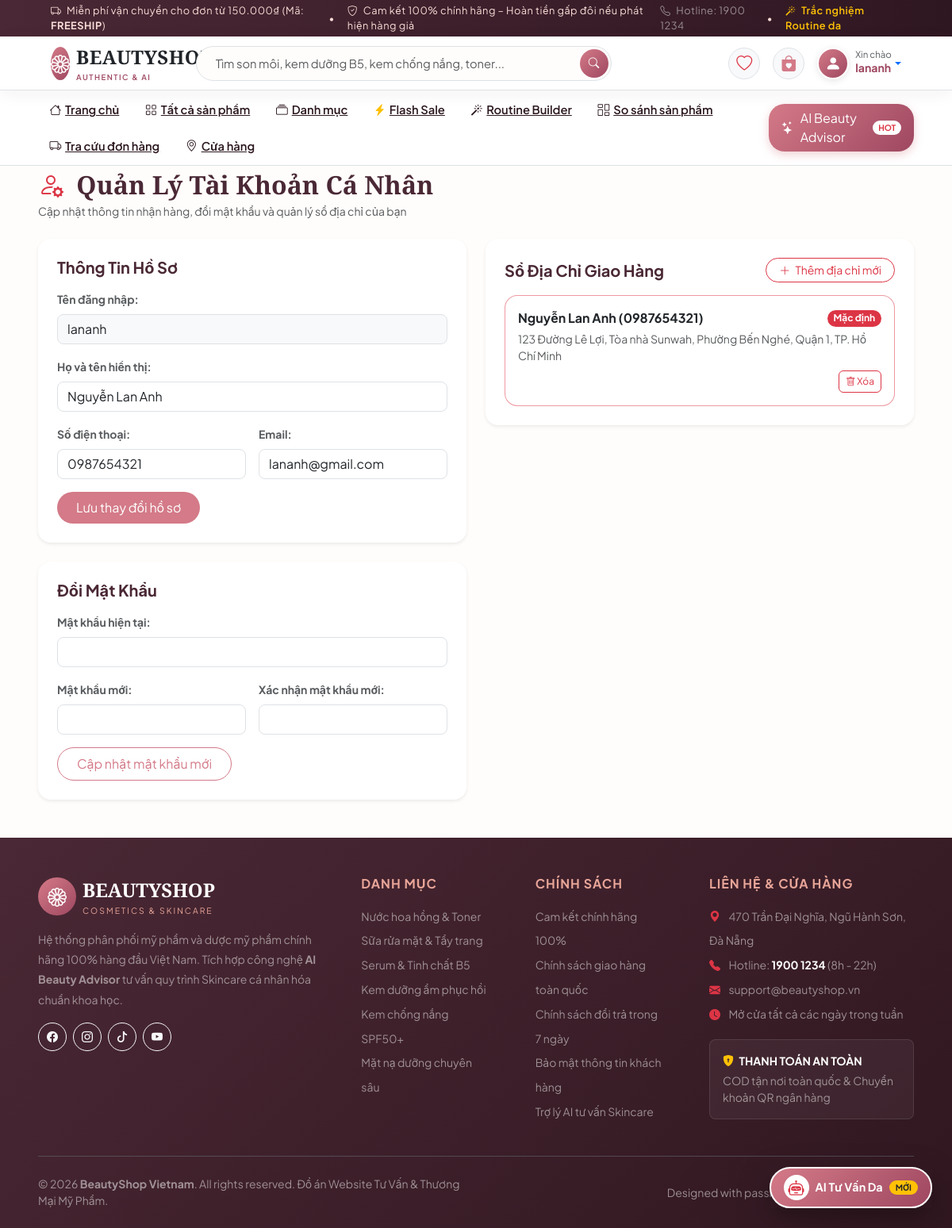
The app's page /php/profile.php (signed in) with its own data.
### tables this page shows
CREATE TABLE IF NOT EXISTS `users` (
    `id` INT AUTO_INCREMENT PRIMARY KEY,
    `username` VARCHAR(50) NOT NULL UNIQUE,
    `email` VARCHAR(100) NULL,
    `phone` VARCHAR(20) NOT NULL,
    `password` VARCHAR(255) NOT NULL,
    `full_name` VARCHAR(100) NULL,
    `avatar` VARCHAR(255) DEFAULT 'default-avatar.png',
    `role` ENUM('customer', 'admin') NOT NULL DEFAULT 'customer',
    `status` ENUM('active', 'banned') NOT NULL DEFAULT 'active',
    `created_at` DATETIME NOT NULL DEFAULT CURRENT_TIMESTAMP,
    `updated_at` DATETIME NOT NULL DEFAULT CURRENT_TIMESTAMP ON UPDATE CURRENT_TIMESTAMP,
    INDEX `idx_users_role` (`role`),
    INDEX `idx_users_phone` (`phone`)
);

CREATE TABLE IF NOT EXISTS `addresses` (
    `id` INT AUTO_INCREMENT PRIMARY KEY,
    `user_id` INT NOT NULL,
    `receiver_name` VARCHAR(100) NOT NULL,
    `receiver_phone` VARCHAR(20) NOT NULL,
    `province` VARCHAR(100) NOT NULL,
    `district` VARCHAR(100) NOT NULL,
    `ward` VARCHAR(100) NOT NULL,
    `street_address` VARCHAR(255) NOT NULL,
    `is_default` TINYINT(1) NOT NULL DEFAULT 0,
    `created_at` DATETIME NOT NULL DEFAULT CURRENT_TIMESTAMP,
    CONSTRAINT `fk_addresses_user` FOREIGN KEY (`user_id`) REFERENCES `users` (`id`) ON DELETE CASCADE
);

### php/profile.php (the view, shortened to what this page needs)
<?php
require_once __DIR__ . '/config.php';
$user_id = $_SESSION['user_id'];
$user = $pdo->prepare("SELECT * FROM users WHERE id = ?");
$user->execute([$user_id]);
$u = $user->fetch(PDO::FETCH_ASSOC);
$addresses = $pdo->prepare("SELECT * FROM addresses WHERE user_id = ? ORDER BY is_default DESC, id DESC");
$addresses->execute([$user_id]);
$user_addresses = $addresses->fetchAll(PDO::FETCH_ASSOC);
include 'header.php';
?>
<div style="height: 125px;"></div>
<div class="py-2 bg-light border-bottom">
  <div class="container-fluid px-lg-5">
    <nav aria-label="breadcrumb">
      <ol class="breadcrumb mb-0 small">
        <li class="breadcrumb-item"><a href="index.php" class="text-decoration-none text-muted">Trang chủ</a></li>
        <li class="breadcrumb-item active" style="color: #9e4760;">Thông tin tài khoản & Địa chỉ</li>
      </ol>
    </nav>
  </div>
</div>
<div class="py-5" style="background: #fffdfb; min-height: 80vh;">
  <div class="container-fluid px-lg-5">
    <div class="mb-4">
      <h2 class="fw-bold mb-1" style="color: #4a2835;">
        <i class="bi bi-person-gear text-danger me-2"></i> Quản Lý Tài Khoản Cá Nhân
      </h2>
      <p class="text-muted small">Cập nhật thông tin nhận hàng, đổi mật khẩu và quản lý sổ địa chỉ của bạn</p>
    </div>
    <div class="row g-4">
      <div class="col-lg-6">
        <div class="card border-0 rounded-4 shadow-sm bg-white p-4 mb-4">
          <h5 class="fw-bold mb-3" style="color: #4a2835;">Thông Tin Hồ Sơ</h5>
          <form method="POST">
            <div class="mb-3">
              <label class="form-label small fw-bold text-muted">Tên đăng nhập:</label>
              <input type="text" class="form-control rounded-3 bg-light" value="<?= htmlspecialchars($u['username']) ?>" readonly>
            </div>
            <div class="mb-3">
              <label class="form-label small fw-bold text-muted">Họ và tên hiển thị:</label>
              <input type="text" name="full_name" class="form-control rounded-3" value="<?= htmlspecialchars($u['full_name'] ?? '') ?>" placeholder="Nguyễn Văn A">
            </div>
            <div class="row g-3 mb-3">
              <div class="col-md-6">
                <label class="form-label small fw-bold text-muted">Số điện thoại:</label>
                <input type="tel" name="phone" class="form-control rounded-3" value="<?= htmlspecialchars($u['phone']) ?>" required>
              </div>
              <div class="col-md-6">
                <label class="form-label small fw-bold text-muted">Email:</label>
                <input type="email" name="email" class="form-control rounded-3" value="<?= htmlspecialchars($u['email'] ?? '') ?>" placeholder="email@gmail.com">
              </div>
            </div>
            <button type="submit" class="btn btn-danger rounded-pill px-4 py-2 text-white" style="background:#d47a88; border:none;">
              Lưu thay đổi hồ sơ
            </button>
          </form>
        </div>
        <div class="card border-0 rounded-4 shadow-sm bg-white p-4">
          <h5 class="fw-bold mb-3" style="color: #4a2835;">Đổi Mật Khẩu</h5>
          <form method="POST">
            <div class="mb-3">
              <label class="form-label small fw-bold text-muted">Mật khẩu hiện tại:</label>
              <input type="password" name="old_password" class="form-control rounded-3" required>
            </div>
            <div class="row g-3 mb-3">
              <div class="col-md-6">
                <label class="form-label small fw-bold text-muted">Mật khẩu mới:</label>
                <input type="password" name="new_password" class="form-control rounded-3" minlength="6" required>
              </div>
              <div class="col-md-6">
                <label class="form-label small fw-bold text-muted">Xác nhận mật khẩu mới:</label>
                <input type="password" name="confirm_password" class="form-control rounded-3" minlength="6" required>
              </div>
            </div>
            <button type="submit" class="btn btn-outline-danger rounded-pill px-4 py-2" style="border-color:#d47a88; color:#d47a88;">
              Cập nhật mật khẩu mới
            </button>
          </form>
        </div>
      </div>
      <div class="col-lg-6">
        <div class="card border-0 rounded-4 shadow-sm bg-white p-4 mb-4">
          <div class="d-flex justify-content-between align-items-center mb-3">
            <h5 class="fw-bold mb-0" style="color: #4a2835;">Sổ Địa Chỉ Giao Hàng</h5>
            <button class="btn btn-sm btn-outline-danger rounded-pill px-3" data-bs-toggle="collapse" data-bs-target="#addAddrBox">
              <i class="bi bi-plus-lg me-1"></i> Thêm địa chỉ mới
            </button>
          </div>
          <div class="d-flex flex-column gap-3">
            <?php if (empty($user_addresses)): ?>
              <p class="text-muted small mb-0">Bạn chưa lưu địa chỉ nhận hàng nào. Hãy thêm địa chỉ để thanh toán nhanh hơn!</p>
            <?php else: ?>
              <?php foreach ($user_addresses as $addr): ?>
                <div class="p-3 rounded-4 border bg-white shadow-xs position-relative <?= $addr['is_default'] ? 'border-danger border-opacity-50' : '' ?>">
                  <div class="d-flex justify-content-between align-items-center mb-1">
                    <strong class="text-dark"><?= htmlspecialchars($addr['receiver_name']) ?> (<?= htmlspecialchars($addr['receiver_phone']) ?>)</strong>
                    <?php if ($addr['is_default']): ?>
                      <span class="badge bg-danger rounded-pill small">Mặc định</span>
                    <?php endif; ?>
                  </div>
                  <p class="text-muted small mb-2">
                    <?= htmlspecialchars($addr['street_address'] . ', ' . $addr['ward'] . ', ' . $addr['district'] . ', ' . $addr['province']) ?>
                  </p>
                  <div class="d-flex justify-content-end">
                    <a href="profile.php?delete_addr=<?= $addr['id'] ?>" class="btn btn-xs btn-outline-danger py-1 px-2 small" onclick="return confirm('Xóa địa chỉ này?')" style="font-size:0.75rem;">
                      <i class="bi bi-trash"></i> Xóa
                    </a>
                  </div>
                </div>
              <?php endforeach; ?>
            <?php endif; ?>
          </div>
        </div>
      </div>
    </div>
  </div>
</div>
<?php include 'footer.php'; ?>

### php/header.php (style rules this page uses)
:root { --primary: #d47a88; --primary-dark: #9e4760; --primary-light: #fbebed; --accent-gold: #c59b27; --text-dark: #2c1820; --text-muted: #705860; --bg-light: #fffdfb; --border-soft: #f0e2e5; }
body { font-family: 'Plus Jakarta Sans', -apple-system, sans-serif; color: var(--text-dark); background-color: var(--bg-light); overflow-x: hidden; }
h1, h2, h3, .brand-font { font-family: 'Playfair Display', Georgia, serif; }

### records on screen
users: username "lananh", full_name "Nguyễn Lan Anh", phone "0987654321", email "lananh@gmail.com"
addresses: receiver_name "Nguyễn Lan Anh", receiver_phone "0987654321", is_default "Mặc định", street_address+ward+district "123 Đường Lê Lợi, Tòa nhà Sunwah, Phường Bến Nghé, Quận 1, TP. Hồ Chí Minh"

### other values on screen
$username "lananh"
